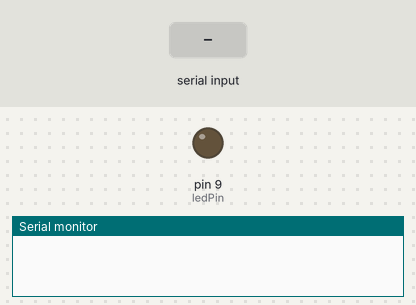
Simulated run of this sketch. Board: Arduino Uno, built with avr-gcc and run on an emulated ATmega328P. Parts: output pins drawn as LEDs (lit = HIGH), the last lines printed to the serial monitor. The inputs (shaded band) are chosen by the test bench.

Above: at 1.2 s.
1.3 s: "RUN\n" received over Serial
At 2.5 s:
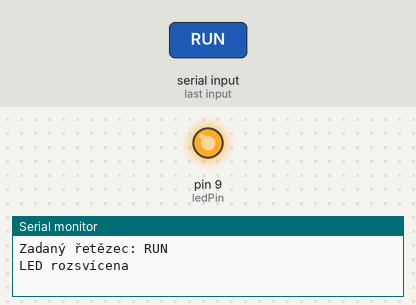
2.8 s: byte 10 ('\n') received over Serial
At 3.5 s:
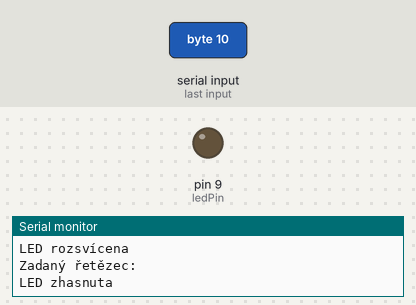
Timing chart, 0 to 5.8 s (numbered marks = the images above; inputs shaded):
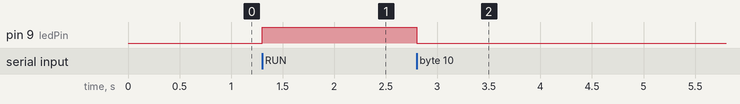

The sketch:

03-b-serial-led.ino
```cpp
String inString;
const int ledPin = 9;

void setup() {
  Serial.begin(9600);
  pinMode(ledPin, OUTPUT);
  digitalWrite(ledPin, LOW); // LED je zpočátku vypnutá
}

void loop() {
  while (Serial.available()) {
    char inChar = Serial.read(); // Přečte jeden znak z Serialu

    // Pokud je znak Enter (nový řádek), zpracuje vstupní řetězec
    if (inChar == '\n') {
      inString.trim(); // Odstraní mezery a nové řádky na začátku a na konci řetězce

      Serial.print("Zadaný řetězec: ");
      Serial.println(inString);

      // Pokud je řetězec "RUN" (bez ohledu na velikost písmen), rozsvítí LED
      if (inString.equalsIgnoreCase("RUN")) {
        digitalWrite(ledPin, HIGH);
        Serial.println("LED rozsvícena");
      } else { // Jinak LED zhasne
        digitalWrite(ledPin, LOW);
        Serial.println("LED zhasnuta");
      }

      inString = ""; // Vyčistí vstupní řetězec pro další použití
    } else {
      inString += inChar; // Přidá znak do vstupního řetězce
    }
  }
}
```

Measured:
- after the input at 1.3 s, pin 9 (ledPin): LOW → HIGH at once
- after the input at 2.8 s, pin 9 (ledPin): HIGH → LOW at once
